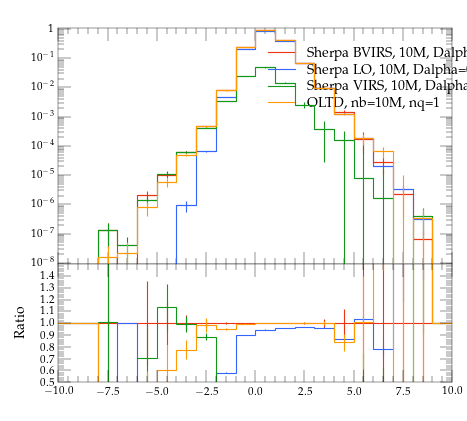

Source code (Python):
#! /usr/bin/env python

# This Python script was auto-generated using YODA v2.0.0.
# Analysis object: /evtb/inc_jb_y
# Timestamp: 15-04-2024 (14:31:35)

import matplotlib as mpl
import matplotlib.pyplot as plt
mpl.use('Agg') # comment out for interactive use
import os
import numpy as np

plotDir = os.path.split(os.path.realpath(__file__))[0]
if 'YODA_USER_PLOT_PATH' in globals():
    plot_outdir = globals()['YODA_USER_PLOT_PATH']
else:
    plot_outdir = plotDir

#plot style
plt.style.use(os.path.join(plotDir, '../default.mplstyle'))
# plot metadata
figW, figH = plt.rcParams['figure.figsize']
ax_xLabel = r''
ax_yLabel = r''
ax_title  = r''
ax_xScale = 'linear'
ax_yScale = 'log'
xLims = (-10.0, 10.0)
yLims = (9.000000000000001e-09, 1.1)

# TeX-friendly labels for the legend
labels = [ r"Sherpa BVIRS, 10M, Dalpha=0.01", r"Sherpa LO, 10M, Dalpha=0.01", r"Sherpa VIRS, 10M, Dalpha=0.01", r"OLTD, nb=10M, nq=1" ]

# Create figure and axis objects
fig, (ax, ratio0_ax) = plt.subplots(2, 1, sharex=True,
                  figsize=(figW,figH), gridspec_kw={'height_ratios': (2, 1)})
ratio0_ax.yaxis.set_major_locator(mpl.ticker.MultipleLocator(0.1))
ratio0_ax.set_ylim(0.5, 1.4999)
ratio0_ax.set_ylabel('Ratio')

# LineColor map: curve index -> color
linecolors = {0: '#EE3311', 1: '#3366FF', 2: '#109618', 3: '#FF9900'}
# the numerical data is stored in a separate file
dataf = dict()
prefix = os.path.split(__file__)[0]
if prefix:    prefix = prefix + '/'
exec(open(prefix+'inc_jb_y__data.py').read(), dataf)


legend_handles = [] # keep track of handles for the legend

# style options for curves
# starts at zorder>=5 to draw curve on top of legend
styles = {
  'curve0': {
    'color' : linecolors[0],
    'linestyle' : '-',
    'marker' : 'o',
    'zorder' : 5,
    'histstyle' : True,
  },
  'curve1': {
    'color' : linecolors[1],
    'linestyle' : '-',
    'marker' : 'o',
    'zorder' : 6,
    'histstyle' : True,
  },
  'curve2': {
    'color' : linecolors[2],
    'linestyle' : '-',
    'marker' : 'o',
    'zorder' : 7,
    'histstyle' : True,
  },
  'curve3': {
    'color' : linecolors[3],
    'linestyle' : '-',
    'marker' : 'o',
    'zorder' : 8,
    'histstyle' : True,
  },
}
# curve from input yoda files in main panel
for label in dataf['yvals'].keys():
    if all(np.isnan(v) for v in dataf['yvals'][label]):
        continue
    tmp = None
    if styles[label]['histstyle']: # draw as histogram
        tmp, = ax.plot(dataf['xedges'], dataf['yedges'][label],
                       color=styles[label]['color'],
                       linestyle=styles[label]['linestyle'],
                       drawstyle='steps-pre', solid_joinstyle='miter',
                       zorder=styles[label]['zorder'], label=label)
        ax.errorbar(dataf['xpoints'], dataf['yvals'][label], color=styles[label]['color'],
                    xerr=dataf['xerrs'], yerr=[dataf['ydowns'][label], dataf['yups'][label]],
                    linestyle='none', zorder=styles[label]['zorder'])
    else: # draw as scatter
        tmp = ax.errorbar(dataf['xpoints'], dataf['yvals'][label],
                          xerr=dataf['xerrs'],
                          yerr=[ dataf['ydowns'][label],
                          dataf['yups'][label] ],
                          fmt=styles[label]['marker'],
                          ecolor=styles[label]['color'],
                          color=styles[label]['color'], zorder=2)
        tmp[-1][0].set_linestyle(styles[label]['linestyle'])
    legend_handles += [tmp]
    for varLabel in dataf['variation_yvals'].keys():
        if varLabel.startswith(label):
            tmp, = ax.plot(dataf['xedges'], dataf['variation_yvals'][varLabel],
                           color=styles[label]['color'],
                           linestyle=styles[label]['linestyle'],
                           drawstyle='steps-pre', solid_joinstyle='miter',
                           zorder=styles[label]['zorder'], alpha=0.5)


# plots on ratio panel
# curve from input yoda files in ratio panel
for label, yvals in dataf['ratio0_yvals'].items():
    if all(np.isnan(v) for v in yvals):
        continue
    if styles[label]['histstyle']: # plot as histogram
        ratio0_ax.plot(dataf['xedges'], yvals,
                       color=styles[label]['color'],
                       linestyle=styles[label]['linestyle'],
                       drawstyle='steps-pre', zorder=1,
                       solid_joinstyle='miter')
        ratio0_ax.vlines(dataf['xpoints'],
                         dataf['ratio0_ymin'][label],
                         dataf['ratio0_ymax'][label],
                         color=styles[label]['color'], zorder=1)
    else: # plot as scatter
        tmp = ratio0_ax.errorbar(dataf['xpoints'],
                                 yvals, xerr=dataf['xerrs'],
                                 yerr=dataf['ratio0_yerrs'][label],
                                 fmt=styles[label]['marker'],
                                 ecolor=styles[label]['color'],
                                 color=styles[label]['color'])
        tmp[-1][0].set_linestyle(styles[label]['linestyle'])

    for varlabel in dataf['ratio0_variation_vals'].keys():
        if varlabel.startswith(label):
            ratio0_ax.plot(dataf['xedges'],
                            dataf['ratio0_variation_vals'][varlabel],
                            color=styles[label]['color'],
                            linestyle=styles[label]['linestyle'],
                            drawstyle='steps-pre', solid_joinstyle='miter',
                            zorder=1, alpha=0.5)

legend_pos = (0.5, 0.97)
ax.legend(legend_handles, labels, loc='upper left', bbox_to_anchor=legend_pos)

# set plot metadata as defined above
ratio0_ax.set_xlabel(ax_xLabel)
ratio0_ax.xaxis.set_label_coords(1., -.15)
ax.set_ylabel(ax_yLabel, loc='top')
ax.set_title(ax_title, loc='left')
ax.set_xscale(ax_xScale)
ax.set_yscale(ax_yScale)
ax.set_xlim(xLims)
ax.set_ylim(yLims)

# tick formatting
plt.rcParams['xtick.top'] = True
plt.rcParams['ytick.right'] = True
ax.yaxis.set_major_locator(mpl.ticker.LogLocator(base=10.0, numticks=np.inf))
ax.yaxis.set_minor_locator(mpl.ticker.LogLocator(
                           base=10.0, subs=np.arange(0.1, 1, 0.1), numticks=np.inf))
fig.align_ylabels((ax, ratio0_ax))
plt.savefig(os.path.join(plot_outdir, 'inc_jb_y.pdf'), format='PDF')
plt.savefig(os.path.join(plot_outdir, 'inc_jb_y.png'), format='PNG')

plt.close(fig)
